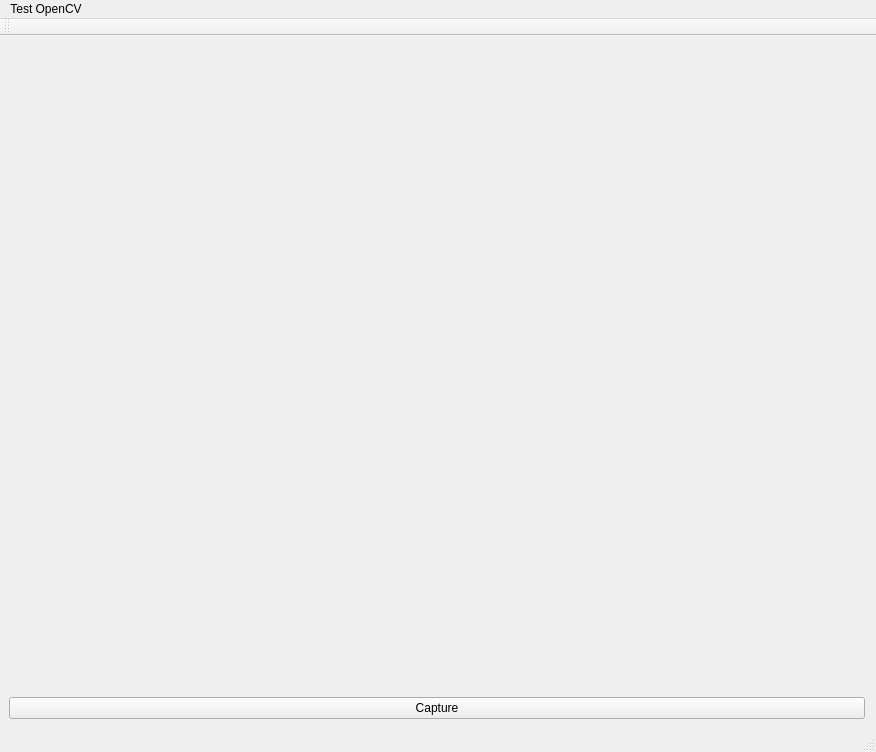
<?xml version="1.0" encoding="UTF-8"?>
<ui version="4.0">
 <class>MainWindow</class>
 <widget class="QMainWindow" name="MainWindow">
  <property name="geometry">
   <rect>
    <x>0</x>
    <y>0</y>
    <width>876</width>
    <height>752</height>
   </rect>
  </property>
  <property name="windowTitle">
   <string>MainWindow</string>
  </property>
  <widget class="QWidget" name="centralWidget">
   <layout class="QHBoxLayout" name="horizontalLayout" stretch="1">
    <property name="leftMargin">
     <number>9</number>
    </property>
    <item>
     <layout class="QVBoxLayout" name="verticalLayout_2">
      <item>
       <widget class="QLabel" name="label">
        <property name="minimumSize">
         <size>
          <width>600</width>
          <height>400</height>
         </size>
        </property>
        <property name="text">
         <string/>
        </property>
       </widget>
      </item>
      <item>
       <widget class="QPushButton" name="pushButton">
        <property name="text">
         <string>Capture</string>
        </property>
       </widget>
      </item>
     </layout>
    </item>
   </layout>
  </widget>
  <widget class="QMenuBar" name="menuBar">
   <property name="geometry">
    <rect>
     <x>0</x>
     <y>0</y>
     <width>876</width>
     <height>22</height>
    </rect>
   </property>
   <widget class="QMenu" name="menuTest_OpenCV">
    <property name="title">
     <string>Test OpenCV</string>
    </property>
   </widget>
   <addaction name="menuTest_OpenCV"/>
  </widget>
  <widget class="QToolBar" name="mainToolBar">
   <attribute name="toolBarArea">
    <enum>TopToolBarArea</enum>
   </attribute>
   <attribute name="toolBarBreak">
    <bool>false</bool>
   </attribute>
  </widget>
  <widget class="QStatusBar" name="statusBar"/>
 </widget>
 <layoutdefault spacing="6" margin="11"/>
 <resources/>
 <connections/>
</ui>
